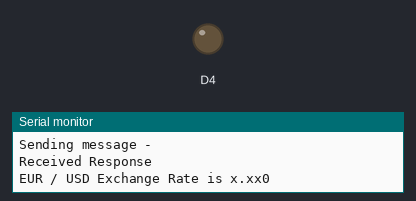
A sketch run on a simulated ESP8266 (NodeMCU). On the bench: output pins drawn as LEDs (lit = HIGH), the last lines printed to the serial monitor. WiFi joins after 1.5 s; servers stay silent unless stated; uploads are accepted with an empty reply.

Above: at 1.85 s.
At 7.0 s:
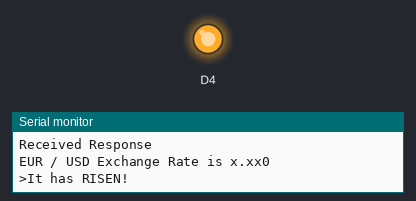
Timing chart, 0 to 14.9 s (numbered marks = the images above):
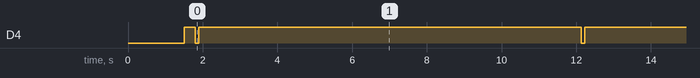

The sketch:

forex-tracker-ESP.ino
```cpp
/* An HTTP Client that grabs Forex EUR/USD Rates from the internet

   This is the ESP8266 part of the ESP8266+Arduino Forex Rate Tracker project
   *Flash this to the ESP8266

   Ranjit Bhinge,
   Device Interactions

   www.device-interactions.com
   www.github.com/deviceinteractions

   http://blog.device-interactions.com
   http://shop.device-interactions.com

   This example sets up an ESP8266 as an HTTP Client
   The Client connects to a WiFi network and sends a GET request every 10 seconds
   to an online Forex Rates resource

   The resource responds with the detailed exchange rates data
   The code grabs the necessary parts of the response, cmpares it with
   the previously received response and decides wheteher it rose, fell or didn't change

   It accordingly sends a Serial message to the Arduino
   The Arduino accordingly lights up an LED as an indicator
   RISE -> Green LED | FALL -> Red LED | NO CHANGE -> Yellow LED


*/


#include <Arduino.h>

#include <ESP8266WiFi.h>

#include <ESP8266HTTPClient.h>

#include <SoftwareSerial.h>

// WiFi network definitions
#define WIFI_SSID "YOUR-WiFi-NAME"          // Change this to your Network's name
#define WIFI_PASS "YOUR-WiFi-PASSWORD"      // Change this to your Network's password

// Software Serial command definitions
#define RISE '>'
#define FALL '<'
#define CONST '|'

// online resource web address
String http_addr = "http://webrates.truefx.com/rates/connect.html?f=html";

// init global variables
String url = "";
String body = "";
int exchange = -1;
int prevExchange = -1;

// instantiate Software Serial for communication with the Arduino
SoftwareSerial SSerial(5, 4, false, 256); //RX, TX, invert, buffer length

void setup() {
    SSerial.begin(9600);    // init Software Serial
    Serial.begin(9600);     // init normal USB/Hardware Serial

    // init onboard LED (flashes while doing a HTTP call
    pinMode(D4, OUTPUT);
    digitalWrite(D4, HIGH); // switch it OFF. (HIGH means OFF for the ESP8266)

    Serial.println();
    Serial.println("Clearing Serial buffer...");
    Serial.flush();

    // connect to the WiFi network
    WiFi.begin(WIFI_SSID, WIFI_PASS);
    Serial.println("\nConnecting to the Server's Access Point");
    while (WiFi.status() != WL_CONNECTED) {
      digitalWrite(D4, LOW);
      delay(500);
      Serial.print(".");
    }
    Serial.println("");
    Serial.print("Connected to ");
    Serial.println(WIFI_SSID);
    Serial.print("IP address: ");
    Serial.println(WiFi.localIP());
    Serial.println();
    digitalWrite(D4, HIGH);
}

void loop() {
  // if the WiFi connection is lost, reconnect
    if(WiFi.status() != WL_CONNECTED){
      while (WiFi.status() != WL_CONNECTED) {
        digitalWrite(D4, LOW);
        delay(500);
        Serial.print(".");
      }

      Serial.println("");
      Serial.print("Connected to ");
      Serial.println(WIFI_SSID);
      Serial.print("IP address: ");
      Serial.println(WiFi.localIP());
      Serial.println();
      digitalWrite(D4, HIGH);
    }

      // initiate the HTTP connection
      HTTPClient http;
      url = http_addr;
      Serial.print("[HTTP] starting...\n");
      // configure traged server and url
      Serial.println(url);
      http.begin(url); //HTTP

      Serial.print("Sending message - ");
      Serial.println(body);
      // start connection and send HTTP header
      int httpCode = http.GET();
      if(httpCode > 0) {
          digitalWrite(D4, LOW);  // Blue flash for connection indication

          // If the request is valid
          if(httpCode == HTTP_CODE_OK) {
            Serial.print("Received Response\n");
            String payload = http.getString();

            // extracting only the most inportant part of the response
            payload = payload.substring(66, 69);
            Serial.print("EUR / USD Exchange Rate is x.xx");

            exchange = payload.toInt();
            Serial.println(exchange);

            // send the corresponding message based on the change in Forex value
            if(exchange>prevExchange){
              sendMessage(RISE);
              Serial.println("It has RISEN!");
            }
            else if(exchange<prevExchange){
              sendMessage(FALL);
              Serial.println("It has FALLEN!");
            }
            else if(exchange==prevExchange){
              sendMessage(CONST);
              Serial.println("It has NOT CHANGED");
            }
            Serial.println();
            Serial.println();
            Serial.flush();
            prevExchange = exchange;
            digitalWrite(D4, HIGH);
          }
      } else {
          Serial.printf("[HTTP] GET... failed, error: %s\n", http.errorToString(httpCode).c_str());
      }

      http.end();
      // HTTP connection terminated

    delay(10000);
    // wait for 10 seconds. Don't want the online resource to flag us as spammers
}

// function to send the Software Serial message to the Arduino
void sendMessage(char message){
  SSerial.print(message);
  delay(50);
  Serial.print(message);
  delay(50);
}
```

Measured:
- by itself, D4: alternates HIGH for 10.2 s and LOW for 0.10 s
